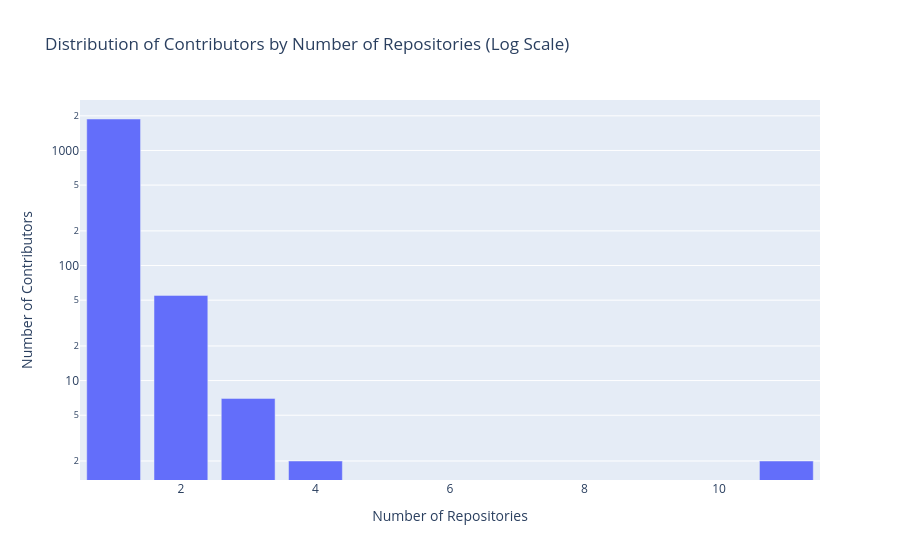
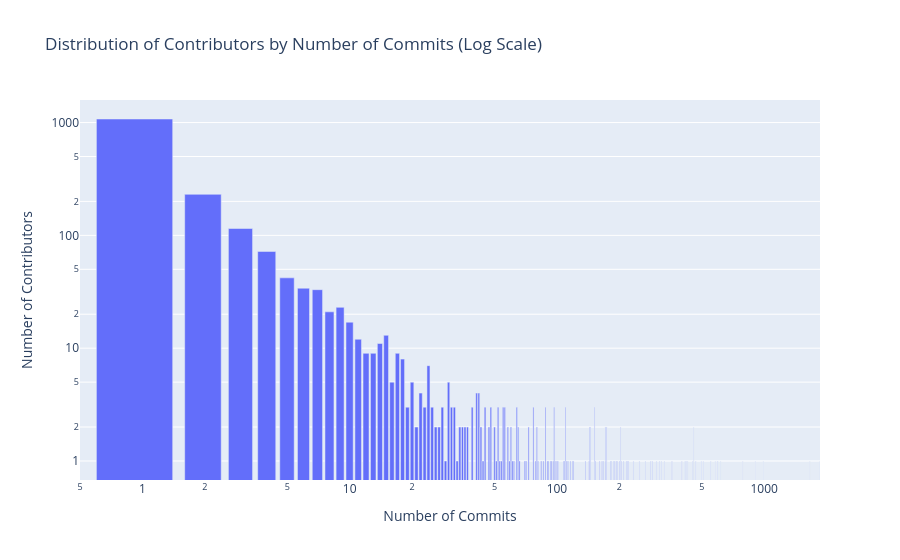

The notebook cell saved with these charts, in order:
### Code cell
import pandas as pd

# Load the JSON file
commits_file = f"{path_data}/commits.json"
df = pd.read_json(commits_file, lines=True)

# Group by contributor_id to find the number of unique repositories and total commits
contrib_repos = df.groupby('contributor_id')['repository'].nunique().reset_index(name='num_repositories')
contrib_commits = df.groupby('contributor_id')['repository'].count().reset_index(name='num_commits')

# Merge the two DataFrames to get a summary for each contributor
contrib_summary = pd.merge(contrib_repos, contrib_commits, on='contributor_id')

import plotly.express as px

# Aggregate the data by the number of repositories and number of commits
repos_distribution = contrib_summary['num_repositories'].value_counts().reset_index()
repos_distribution.columns = ['num_repositories', 'count']

commits_distribution = contrib_summary['num_commits'].value_counts().reset_index()
commits_distribution.columns = ['num_commits', 'count']

# Create a bar chart for the number of repositories with log scale
fig_repos = px.bar(repos_distribution, x='num_repositories', y='count', 
                   title='Distribution of Contributors by Number of Repositories (Log Scale)',
                   labels={'num_repositories': 'Number of Repositories', 'count': 'Number of Contributors'},
                   log_y=True)

# Create a bar chart for the number of commits with log scale
fig_commits = px.bar(commits_distribution, x='num_commits', y='count', 
                     title='Distribution of Contributors by Number of Commits (Log Scale)',
                     labels={'num_commits': 'Number of Commits', 'count': 'Number of Contributors'},
                     log_x=True, log_y=True)

fig_repos.show()
fig_commits.show()

import ineqpy

# Calculate the Gini coefficient for the number of repositories
gini_repos = ineqpy.inequality.gini(repos_distribution['count'].values)
print(f'The Gini coefficient for the number of repositories across different contributors is {gini_repos}.')

# Calculate the Gini coefficient for the number of commits
gini_commits = ineqpy.inequality.gini(commits_distribution['count'].values)
print(f'The Gini coefficient for the number of commits across different contributors is {gini_commits}.')

### Figure 1 — Plotly figure (JSON) as saved in the notebook; plotly's stock layout.template omitted (floating-point values rounded to 4 significant figures)
{"data": [{"alignmentgroup": "True", "hovertemplate": "Number of Repositories=%{x}<br>Number of Contributors=%{y}<extra></extra>", "legendgroup": "", "marker": {"color": "#636efa", "pattern": {"shape": ""}}, "name": "", "offsetgroup": "", "orientation": "v", "showlegend": false, "textposition": "auto", "type": "bar", "x": [1, 2, 3, 4, 11], "xaxis": "x", "y": [1877, 55, 7, 2, 2], "yaxis": "y"}], "layout": {"barmode": "relative", "legend": {"tracegroupgap": 0}, "title": {"text": "Distribution of Contributors by Number of Repositories (Log Scale)"}, "xaxis": {"anchor": "y", "domain": [0, 1], "title": {"text": "Number of Repositories"}}, "yaxis": {"anchor": "x", "domain": [0, 1], "title": {"text": "Number of Contributors"}, "type": "log"}}}

### Figure 2 — Plotly figure (JSON) as saved in the notebook; plotly's stock layout.template omitted (floating-point values rounded to 4 significant figures; data arrays with more than 128 entries replaced by an {"elided": "..."} marker saying what was removed)
{"data": [{"alignmentgroup": "True", "hovertemplate": "Number of Commits=%{x}<br>Number of Contributors=%{y}<extra></extra>", "legendgroup": "", "marker": {"color": "#636efa", "pattern": {"shape": ""}}, "name": "", "offsetgroup": "", "orientation": "v", "showlegend": false, "textposition": "auto", "type": "bar", "x": {"elided": "142 int values"}, "xaxis": "x", "y": {"elided": "142 int values"}, "yaxis": "y"}], "layout": {"barmode": "relative", "legend": {"tracegroupgap": 0}, "title": {"text": "Distribution of Contributors by Number of Commits (Log Scale)"}, "xaxis": {"anchor": "y", "domain": [0, 1], "title": {"text": "Number of Commits"}, "type": "log"}, "yaxis": {"anchor": "x", "domain": [0, 1], "title": {"text": "Number of Contributors"}, "type": "log"}}}
